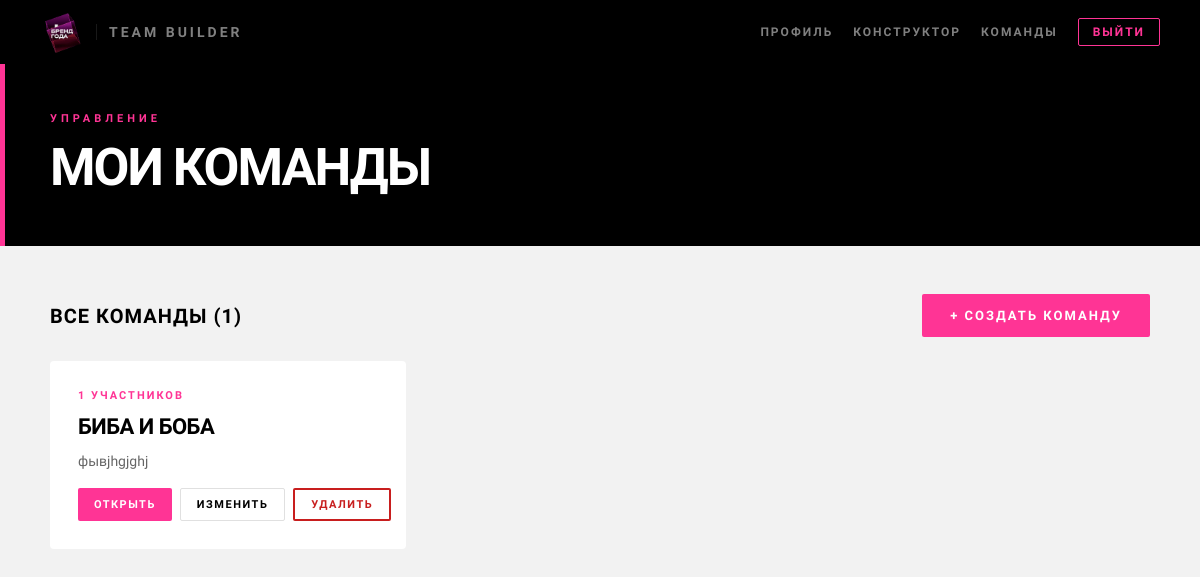
The app's page /teams/ (signed in), older data.
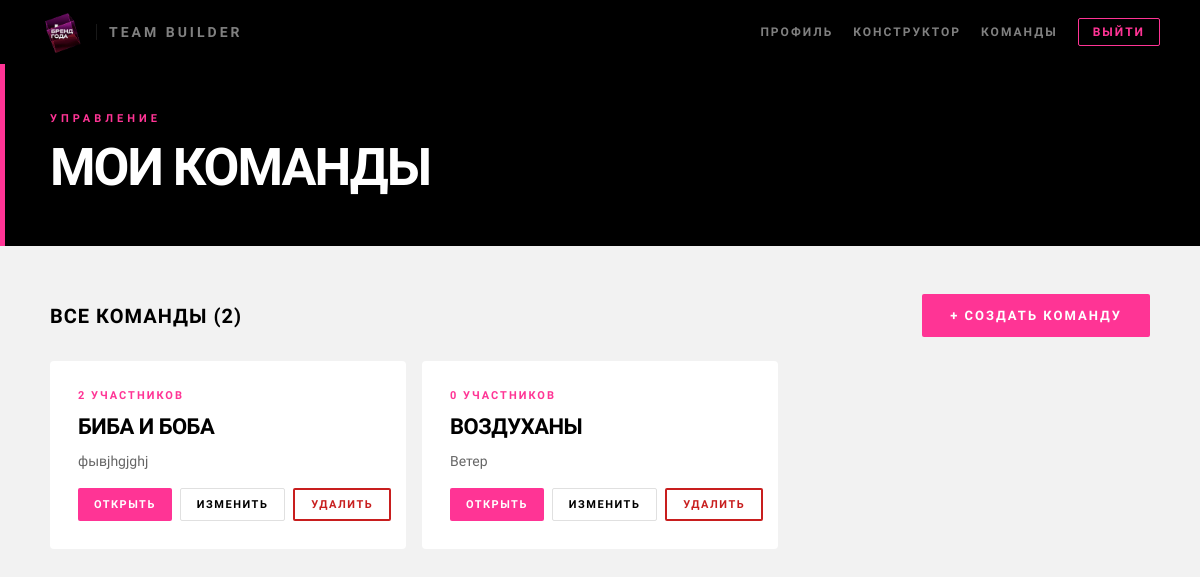
The same page, newer data.
### profiles/models.py (models this page shows, shortened)
class Team(models.Model):
    manager     = models.ForeignKey(CustomUser, on_delete=models.CASCADE, related_name='teams')
    name        = models.CharField(max_length=150, verbose_name="Название команды")
    description = models.TextField(blank=True)
    created_at  = models.DateTimeField(auto_now_add=True)
    employees   = models.ManyToManyField('Employee', blank=True, related_name='teams')
    class Meta:
        verbose_name = "Команда"
        verbose_name_plural = "Команды"

### profiles/views.py (the view)
# urls.py: path('teams/', team_list, name='team_list'),
@login_required
def team_list(request):
    teams = Team.objects.filter(manager=request.user)
    return render(request, 'profiles/team_list.html', {'teams': teams})

### templates/profiles/team_list.html (shortened to what this page needs)
{% load static %}
<!DOCTYPE html>
<html lang="ru">
<head>
    <link rel="stylesheet" href="{% static 'css/teams.css' %}">
</head>
<body>
<header class="header">
    <a href="/" class="logo">
        <img src="{% static 'img/logo.caf05db1.gif' %}" alt="t2" class="logo-img">
        <span class="logo-name">Team Builder</span>
    </a>
    <nav class="header-nav">
        <a href="{% url 'profile' %}" class="nav-link">Профиль</a>
        <a href="{% url 'create_ideal_profile' %}" class="nav-link">Конструктор</a>
        <a href="{% url 'team_list' %}" class="nav-link">Команды</a>
        <a href="{% url 'logout' %}" class="btn-logout">Выйти</a>
    </nav>
</header>
<div class="hero">
    <div style="max-width:1100px;margin:0 auto;">
        <p class="hero-eyebrow">Управление</p>
        <h1>Мои команды</h1>
    </div>
</div>
<main class="page">
    <div class="top-bar">
        <h2>Все команды ({{ teams.count }})</h2>
        <a href="{% url 'team_create' %}" class="btn">+ Создать команду</a>
    </div>
    {% if teams %}
        <div class="teams-grid">
            {% for team in teams %}
            <div class="team-card">
                <div class="team-card-meta">{{ team.employees.count }} участников</div>
                <div class="team-card-name">{{ team.name }}</div>
                {% if team.description %}
                    <div class="team-card-desc">{{ team.description }}</div>
                {% endif %}
                <div class="team-card-actions">
                    <a href="{% url 'team_detail' team.id %}" class="btn btn-sm">Открыть</a>
                    <a href="{% url 'team_edit' team.id %}" class="btn btn-outline btn-sm">Изменить</a>
                    <a href="{% url 'team_delete' team.id %}" class="btn-danger btn-sm">Удалить</a>
                </div>
            </div>
            {% endfor %}
        </div>
    {% else %}
        <div class="empty-state">
            <p>Команд пока нет</p>
            <a href="{% url 'team_create' %}" class="btn">Создать первую команду</a>
        </div>
    {% endif %}
</main>
</body>
</html>

### static/css/teams.css (style rules this page uses)
*, *::before, *::after { box-sizing: border-box; margin: 0; padding: 0; }
:root { --black: #000000; --white: #FFFFFF; --pink: #FF3495; --gray-bg: #F2F2F2; --gray-text: #666666; --border: #E0E0E0; --danger: #d92d20; --font-heading: 'Barlow Condensed', sans-serif; --font-body: 'Barlow Semi Condensed', sans-serif; }
body { font-family: var(--font-body); background: var(--gray-bg); color: var(--black); min-height: 100vh; }
.header { background: var(--black); padding: 0 40px; height: 64px; display: flex; align-items: center; justify-content: space-between; }
.logo { display: flex; align-items: center; gap: 12px; text-decoration: none; }
.logo-img { height: 44px; }
.logo-app-name, .logo-name { font-family: var(--font-heading); font-weight: 800; font-size: 14px; color: var(--white); letter-spacing: 3px; text-transform: uppercase; opacity: 0.5; padding-left: 12px; border-left: 1px solid rgba(255,255,255,0.2); }
.header-nav { display: flex; align-items: center; gap: 20px; }
.nav-link { font-family: var(--font-heading); font-size: 12px; font-weight: 700; letter-spacing: 2px; text-transform: uppercase; color: rgba(255,255,255,0.5); text-decoration: none; transition: color 0.15s; }
.btn-logout { font-family: var(--font-heading); font-size: 12px; font-weight: 700; letter-spacing: 2px; text-transform: uppercase; color: var(--pink); text-decoration: none; border: 1px solid var(--pink); padding: 6px 14px; border-radius: 2px; transition: background 0.15s, color 0.15s; }
.page { max-width: 1180px; margin: 0 auto; padding: 48px 40px; }
.btn-danger { display: inline-flex; align-items: center; justify-content: center; gap: 8px; text-decoration: none; padding: 12px 20px; border-radius: 2px; font-family: var(--font-heading); font-weight: 800; font-size: 12px; letter-spacing: 2px; text-transform: uppercase; cursor: pointer; background: transparent; color: #c81e1e; border: 2px solid #c81e1e; }
.top-bar { display: flex; justify-content: space-between; align-items: center; margin-bottom: 24px; }
.top-bar h2 { font-family: var(--font-heading); font-size: 20px; font-weight: 700; text-transform: uppercase; letter-spacing: 1px; }
.btn { display: inline-flex; align-items: center; gap: 8px; background: var(--pink); color: var(--white); font-family: var(--font-heading); font-weight: 900; font-size: 13px; letter-spacing: 2px; text-transform: uppercase; border: none; border-radius: 2px; padding: 14px 28px; cursor: pointer; text-decoration: none; }
.btn-outline { background: transparent; border: 1.5px solid var(--border); color: var(--black); }
.teams-grid { display: grid; grid-template-columns: repeat(auto-fill, minmax(300px, 1fr)); gap: 16px; }
.team-card { background: var(--white); border-radius: 4px; padding: 28px; display: flex; flex-direction: column; gap: 12px; }
.team-card-name { font-family: var(--font-heading); font-weight: 900; font-size: 22px; text-transform: uppercase; letter-spacing: -0.5px; }
.team-card-desc { font-size: 14px; color: var(--gray-text); line-height: 1.5; }
.team-card-meta { font-family: var(--font-heading); font-size: 11px; font-weight: 700; letter-spacing: 2px; text-transform: uppercase; color: var(--pink); }
.team-card-actions { display: flex; gap: 8px; margin-top: 4px; }
.btn-sm { padding: 8px 16px; font-size: 11px; letter-spacing: 1.5px; }
.hero { background: var(--black); padding: 48px 40px; position: relative; overflow: hidden; }
.hero::after { content: ''; position: absolute; left: 0; top: 0; bottom: 0; width: 5px; background: var(--pink); }
.hero-eyebrow { font-family: var(--font-heading); font-size: 11px; font-weight: 700; letter-spacing: 4px; text-transform: uppercase; color: var(--pink); margin-bottom: 12px; }
.hero h1 { font-family: var(--font-heading); font-weight: 900; font-size: 52px; text-transform: uppercase; letter-spacing: -2px; color: var(--white); }

Row changes from the older to the newer data that the page shows:
computed for Team "БИБА И БОБА": employees.count "1" → "2"
added Team: employees.count "0", name "ВОЗДУХАНЫ", description "Ветер"
Text that changed along with them:
{{ teams.count }}: "1" → "2"
